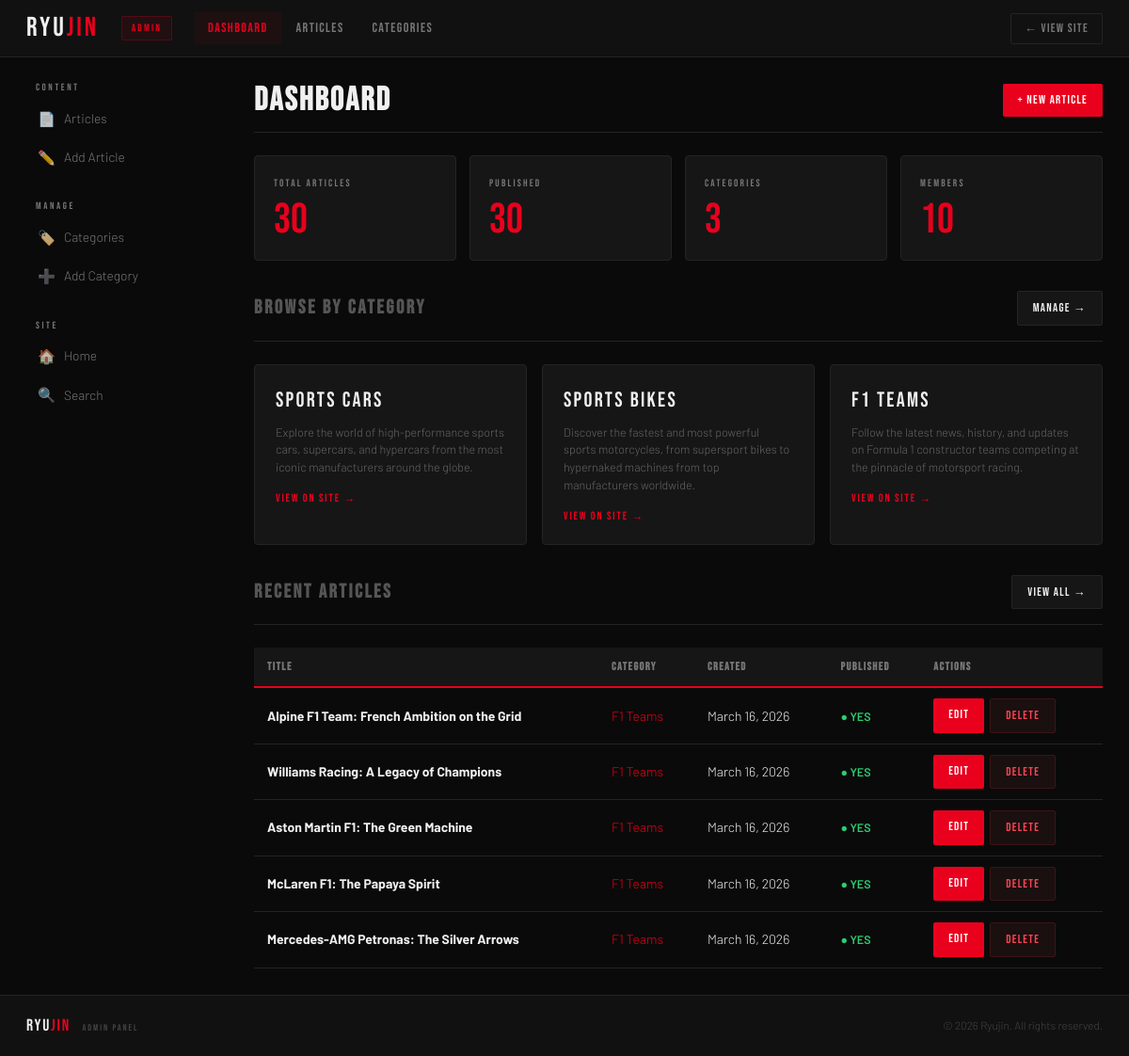
The app's page /admin/index.php with its own data.
### tables this page shows
CREATE TABLE `category` (
  `id` int(11) NOT NULL AUTO_INCREMENT PRIMARY KEY,
  `name` varchar(24) NOT NULL,
  `description` varchar(254) NOT NULL,
  `navigation` tinyint(1) NOT NULL
);

CREATE TABLE `article` (
  `id` int(11) NOT NULL AUTO_INCREMENT PRIMARY KEY,
  `title` varchar(80) NOT NULL,
  `summary` varchar(254) NOT NULL,
  `content` text NOT NULL,
  `created` timestamp NOT NULL DEFAULT CURRENT_TIMESTAMP,
  `category_id` int(11) NOT NULL,
  `member_id` int(11) NOT NULL,
  `image_id` int(11) DEFAULT NULL,
  `published` tinyint(4) NOT NULL DEFAULT '0'
);

### includes/functions.php (called while the page is built, shortened)
<?php
function pdo(PDO $pdo, string $sql, array $arguments = []): PDOStatement
{
    if (!$arguments) {
        return $pdo->query($sql);
    }
    $statement = $pdo->prepare($sql);
    $statement->execute($arguments);
    return $statement;
}
function html_escape(?string $value): string
{
    return htmlspecialchars($value ?? '', ENT_QUOTES, 'UTF-8');
}
function format_date(string $date): string
{
    return date('F j, Y', strtotime($date));
}

### admin/index.php (the view, shortened to what this page needs)
<?php
require '../includes/database-connection.php';
require '../includes/functions.php';
$article_count   = pdo($pdo, "SELECT COUNT(id) FROM article")->fetchColumn();
$category_count  = pdo($pdo, "SELECT COUNT(id) FROM category")->fetchColumn();
$published_count = pdo($pdo, "SELECT COUNT(id) FROM article WHERE published = 1")->fetchColumn();
$member_count    = pdo($pdo, "SELECT COUNT(id) FROM member")->fetchColumn();
$recent = pdo($pdo, "SELECT a.id, a.title, a.created, a.published,
                             c.id AS category_id, c.name AS category
                      FROM article AS a
                      JOIN category AS c ON a.category_id = c.id
                      ORDER BY a.id DESC LIMIT 5;")->fetchAll();
$categories = pdo($pdo, "SELECT id, name, description FROM category ORDER BY id ASC;")->fetchAll();
?>
<?php include '../includes/admin-header.php'; ?>
  <div class="page-header">
    <h1>Dashboard</h1>
    <a href="article.php" class="btn btn-primary">+ New Article</a>
  </div>
  <div class="stats-grid">
    <div class="stat-card">
      <div class="stat-label">TOTAL ARTICLES</div>
      <div class="stat-value"><?= $article_count ?></div>
    </div>
    <div class="stat-card">
      <div class="stat-label">PUBLISHED</div>
      <div class="stat-value"><?= $published_count ?></div>
    </div>
    <div class="stat-card">
      <div class="stat-label">CATEGORIES</div>
      <div class="stat-value"><?= $category_count ?></div>
    </div>
    <div class="stat-card">
      <div class="stat-label">MEMBERS</div>
      <div class="stat-value"><?= $member_count ?></div>
    </div>
  </div>
  <div class="page-header" style="margin-top:8px;">
    <h1 style="font-size:1.3rem;color:#555;letter-spacing:0.12em;">BROWSE BY CATEGORY</h1>
    <a href="categories.php" class="btn btn-secondary">Manage →</a>
  </div>
  <div class="category-cards">
    <?php foreach ($categories as $cat): ?>
      <a href="../category.php?id=<?= $cat['id'] ?>" class="category-card" target="_blank">
        <div class="category-card-name"><?= html_escape($cat['name']) ?></div>
        <div class="category-card-desc"><?= html_escape($cat['description']) ?></div>
        <div class="category-card-link">View on site →</div>
      </a>
    <?php endforeach; ?>
  </div>
  <div class="page-header" style="margin-top:32px;">
    <h1 style="font-size:1.3rem;color:#555;letter-spacing:0.12em;">RECENT ARTICLES</h1>
    <a href="articles.php" class="btn btn-secondary">View All →</a>
  </div>
  <table class="data-table">
    <thead>
      <tr>
        <th>Title</th>
        <th>Category</th>
        <th>Created</th>
        <th>Published</th>
        <th>Actions</th>
      </tr>
    </thead>
    <tbody>
      <?php foreach ($recent as $row): ?>
      <tr>
        <td><strong><?= html_escape($row['title']) ?></strong></td>
        <td>
          <a href="../category.php?id=<?= $row['category_id'] ?>" target="_blank"
             style="color:var(--red);transition:opacity 0.2s;" onmouseover="this.style.opacity=0.7" onmouseout="this.style.opacity=1">
            <?= html_escape($row['category']) ?>
          </a>
        </td>
        <td><?= format_date($row['created']) ?></td>
        <td><?= $row['published'] ? '<span class="badge-yes">● YES</span>' : '<span class="badge-no">○ NO</span>' ?></td>
        <td>
          <div class="action-btns">
            <a href="article.php?id=<?= $row['id'] ?>" class="btn btn-primary">Edit</a>
            <a href="article-delete.php?id=<?= $row['id'] ?>" class="btn btn-danger">Delete</a>
          </div>
        </td>
      </tr>
      <?php endforeach; ?>
    </tbody>
  </table>
<?php include '../includes/admin-footer.php'; ?>

### includes/admin-header.php (style rules this page uses)
*, *::before, *::after { box-sizing: border-box; margin: 0; padding: 0; }
:root { --red: #e8001d; --dark: #0a0a0a; --mid: #111111; --card: #161616; --border: #242424; --text: #f0f0f0; --muted: #777; --font-display: 'Bebas Neue', sans-serif; --font-body: 'Barlow', sans-serif; }
body { background:var(--dark); color:var(--text); font-family:var(--font-body); font-weight:300; line-height:1.6; min-height:100vh; display:flex; flex-direction:column; }
a { color:inherit; text-decoration:none; }
.page-header { display:flex; align-items:center; justify-content:space-between; margin-bottom:24px; padding-bottom:16px; border-bottom:1px solid var(--border); }
.page-header h1 { font-family:var(--font-display); font-size:2.2rem; letter-spacing:0.06em; line-height:1; }
.stats-grid { display:grid; grid-template-columns:repeat(auto-fill,minmax(170px,1fr)); gap:14px; margin-bottom:32px; }
.stat-card { background:var(--card); border:1px solid var(--border); border-radius:4px; padding:20px; transition:border-color 0.2s,transform 0.2s; }
.stat-label { font-family:var(--font-display); font-size:0.68rem; letter-spacing:0.2em; color:var(--muted); margin-bottom:8px; }
.stat-value { font-family:var(--font-display); font-size:2.8rem; color:var(--red); line-height:1; }
.btn { display:inline-block; font-family:var(--font-display); font-size:0.8rem; letter-spacing:0.1em; padding:7px 16px; border-radius:2px; border:none; cursor:pointer; transition:opacity 0.2s,background 0.2s; text-decoration:none; white-space:nowrap; }
.btn-primary { background:var(--red); color:#fff; }
.btn-secondary { background:var(--card); color:var(--text); border:1px solid var(--border); }
.btn-danger { background:#1a1010; color:#ff4455; border:1px solid #3a1515; }
.data-table { width:100%; border-collapse:collapse; font-size:0.87rem; }
.data-table th { background:var(--card); border-bottom:2px solid var(--red); padding:11px 14px; text-align:left; font-family:var(--font-display); font-size:0.75rem; letter-spacing:0.12em; color:var(--muted); white-space:nowrap; }
.data-table td { padding:11px 14px; border-bottom:1px solid var(--border); vertical-align:middle; }
.action-btns { display:flex; gap:6px; }
.badge-yes { color:#2ecc71; font-size:0.78rem; font-weight:600; }

### admin/index.php (style rules this page uses)
.category-cards { display: grid; grid-template-columns: repeat(auto-fill, minmax(240px, 1fr)); gap: 16px; margin-bottom: 8px; }
.category-card { display: block; background: var(--card, #161616); border: 1px solid var(--border, #242424); border-radius: 4px; padding: 20px 22px; text-decoration: none; transition: border-color 0.2s, transform 0.2s; }
.category-card-name { font-family: 'Bebas Neue', sans-serif; font-size: 1.4rem; letter-spacing: 0.1em; color: #f0f0f0; margin-bottom: 6px; }
.category-card-desc { font-size: 0.78rem; color: #666; line-height: 1.5; margin-bottom: 14px; }
.category-card-link { font-family: 'Bebas Neue', sans-serif; font-size: 0.75rem; letter-spacing: 0.15em; color: var(--red, #e8001d); }

### records on screen
category: name "Sports Cars", description "Explore the world of high-performance sports cars, supercars, and hypercars from the most iconic manufacturers around the globe."
category: name "Sports Bikes", description "Discover the fastest and most powerful sports motorcycles, from supersport bikes to hypernaked machines from top manufacturers worldwide."
category: name "F1 Teams", description "Follow the latest news, history, and updates on Formula 1 constructor teams competing at the pinnacle of motorsport racing."
article: title "Alpine F1 Team: French Ambition on the Grid", category.name "F1 Teams", created "March 16, 2026", published "● YES"
article: title "Williams Racing: A Legacy of Champions", category.name "F1 Teams", created "March 16, 2026", published "● YES"
article: title "Aston Martin F1: The Green Machine", category.name "F1 Teams", created "March 16, 2026", published "● YES"
article: title "McLaren F1: The Papaya Spirit", category.name "F1 Teams", created "March 16, 2026", published "● YES"
article: title "Mercedes-AMG Petronas: The Silver Arrows", category.name "F1 Teams", created "March 16, 2026", published "● YES"

### other values on screen
$article_count "30"
$published_count "30"
$category_count "3"
$member_count "10"
